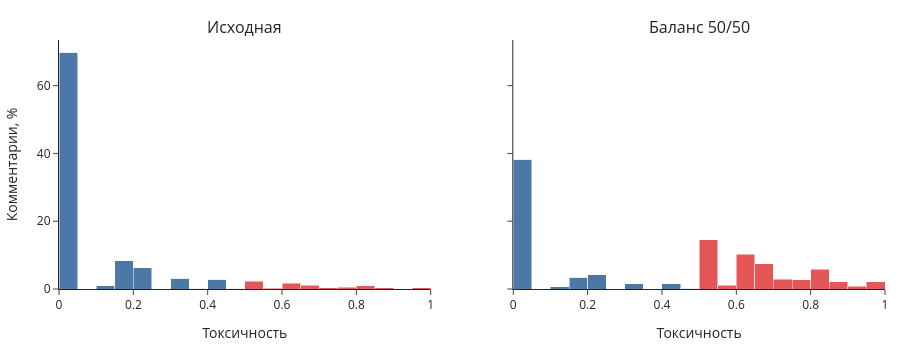

The code cell stored with this chart in its notebook:
### Code cell
import plotly.graph_objects as go
from plotly.subplots import make_subplots

civil = sample_dataset("google/civil_comments", "validation").drop_duplicates("text")
toxic = civil[civil.toxicity >= 0.5]
non_toxic = civil[civil.toxicity < 0.5]
per_class = min(500, len(toxic), len(non_toxic))
assert per_class > 0, "В подвыборке отсутствует один из классов"
balanced = pd.concat([part.sample(per_class, random_state=SEED)
                      for part in (non_toxic, toxic)], ignore_index=True)

fig = make_subplots(rows=1, cols=2, shared_yaxes=True,
                    subplot_titles=["Исходная", "Баланс 50/50"])
for col, frame in enumerate((civil, balanced), start=1):
    for label, mask, color in (
        ("Нетоксичные (< 0,5)", frame.toxicity < 0.5, "#4C78A8"),
        ("Токсичные (≥ 0,5)", frame.toxicity >= 0.5, "#E45756")
    ):
        counts, edges = np.histogram(frame.loc[mask, "toxicity"], bins=np.linspace(0, 1, 21))
        fig.add_trace(go.Bar(x=(edges[:-1] + edges[1:]) / 2,
                            y=100 * counts / len(frame), width=0.05,
                            name=label, marker_color=color,
                            showlegend=False), row=1, col=col)
fig.update_layout(template="simple_white", barmode="stack", height=350,
                  showlegend=False, margin=dict(t=40, b=45, l=55, r=15))
fig.update_xaxes(title_text="Токсичность", range=[0, 1])
fig.update_yaxes(title_text="Комментарии, %", col=1)
fig.show(config={"displayModeBar": False})

### Figure 1 — Plotly figure (JSON) as saved in the notebook; plotly's stock layout.template omitted (floating-point values rounded to 4 significant figures)
{"data": [{"legendgroup": "Нетоксичные (< 0,5)", "marker": {"color": "#4C78A8"}, "name": "Нетоксичные (< 0,5)", "showlegend": false, "type": "bar", "width": 0.05, "x": [0.025, 0.075, 0.125, 0.175, 0.225, 0.275, 0.325, 0.375, 0.425, 0.475, 0.525, 0.575, 0.625, 0.675, 0.725, 0.775, 0.825, 0.875, 0.925, 0.975], "xaxis": "x", "y": [69.8, 0.02857, 0.9429, 8.4, 6.257, 0.1429, 3.2, 0.1714, 2.914, 0.2571, 0.0, 0.0, 0.0, 0.0, 0.0, 0.0, 0.0, 0.0, 0.0, 0.0], "yaxis": "y"}, {"legendgroup": "Токсичные (≥ 0,5)", "marker": {"color": "#E45756"}, "name": "Токсичные (≥ 0,5)", "showlegend": false, "type": "bar", "width": 0.05, "x": [0.025, 0.075, 0.125, 0.175, 0.225, 0.275, 0.325, 0.375, 0.425, 0.475, 0.525, 0.575, 0.625, 0.675, 0.725, 0.775, 0.825, 0.875, 0.925, 0.975], "xaxis": "x", "y": [0.0, 0.0, 0.0, 0.0, 0.0, 0.0, 0.0, 0.0, 0.0, 0.0, 2.271, 0.1714, 1.629, 1.129, 0.4286, 0.4571, 0.9714, 0.3571, 0.1286, 0.3429], "yaxis": "y"}, {"legendgroup": "Нетоксичные (< 0,5)", "marker": {"color": "#4C78A8"}, "name": "Нетоксичные (< 0,5)", "showlegend": false, "type": "bar", "width": 0.05, "x": [0.025, 0.075, 0.125, 0.175, 0.225, 0.275, 0.325, 0.375, 0.425, 0.475, 0.525, 0.575, 0.625, 0.675, 0.725, 0.775, 0.825, 0.875, 0.925, 0.975], "xaxis": "x2", "y": [38.3, 0.0, 0.6, 3.5, 4.2, 0.1, 1.5, 0.1, 1.5, 0.2, 0.0, 0.0, 0.0, 0.0, 0.0, 0.0, 0.0, 0.0, 0.0, 0.0], "yaxis": "y2"}, {"legendgroup": "Токсичные (≥ 0,5)", "marker": {"color": "#E45756"}, "name": "Токсичные (≥ 0,5)", "showlegend": false, "type": "bar", "width": 0.05, "x": [0.025, 0.075, 0.125, 0.175, 0.225, 0.275, 0.325, 0.375, 0.425, 0.475, 0.525, 0.575, 0.625, 0.675, 0.725, 0.775, 0.825, 0.875, 0.925, 0.975], "xaxis": "x2", "y": [0.0, 0.0, 0.0, 0.0, 0.0, 0.0, 0.0, 0.0, 0.0, 0.0, 14.5, 1.1, 10.2, 7.5, 2.9, 2.8, 5.9, 2.2, 0.8, 2.1], "yaxis": "y2"}], "layout": {"annotations": [{"font": {"size": 16}, "showarrow": false, "text": "Исходная", "x": 0.225, "xanchor": "center", "xref": "paper", "y": 1, "yanchor": "bottom", "yref": "paper"}, {"font": {"size": 16}, "showarrow": false, "text": "Баланс 50/50", "x": 0.775, "xanchor": "center", "xref": "paper", "y": 1, "yanchor": "bottom", "yref": "paper"}], "barmode": "stack", "height": 350, "legend": {"orientation": "h", "x": 0, "y": 1.25}, "margin": {"b": 45, "l": 55, "r": 15, "t": 40}, "shapes": [{"line": {"color": "gray", "dash": "dash"}, "type": "line", "x0": 0.5, "x1": 0.5, "xref": "x", "y0": 0, "y1": 1, "yref": "y domain"}, {"line": {"color": "gray", "dash": "dash"}, "type": "line", "x0": 0.5, "x1": 0.5, "xref": "x2", "y0": 0, "y1": 1, "yref": "y2 domain"}], "showlegend": false, "title": {}, "xaxis": {"anchor": "y", "domain": [0, 0.45], "range": [0, 1], "title": {"text": "Токсичность"}}, "xaxis2": {"anchor": "y2", "domain": [0.55, 1], "range": [0, 1], "title": {"text": "Токсичность"}}, "yaxis": {"anchor": "x", "domain": [0, 1], "title": {"text": "Комментарии, %"}}, "yaxis2": {"anchor": "x2", "domain": [0, 1], "matches": "y", "showticklabels": false}}}
